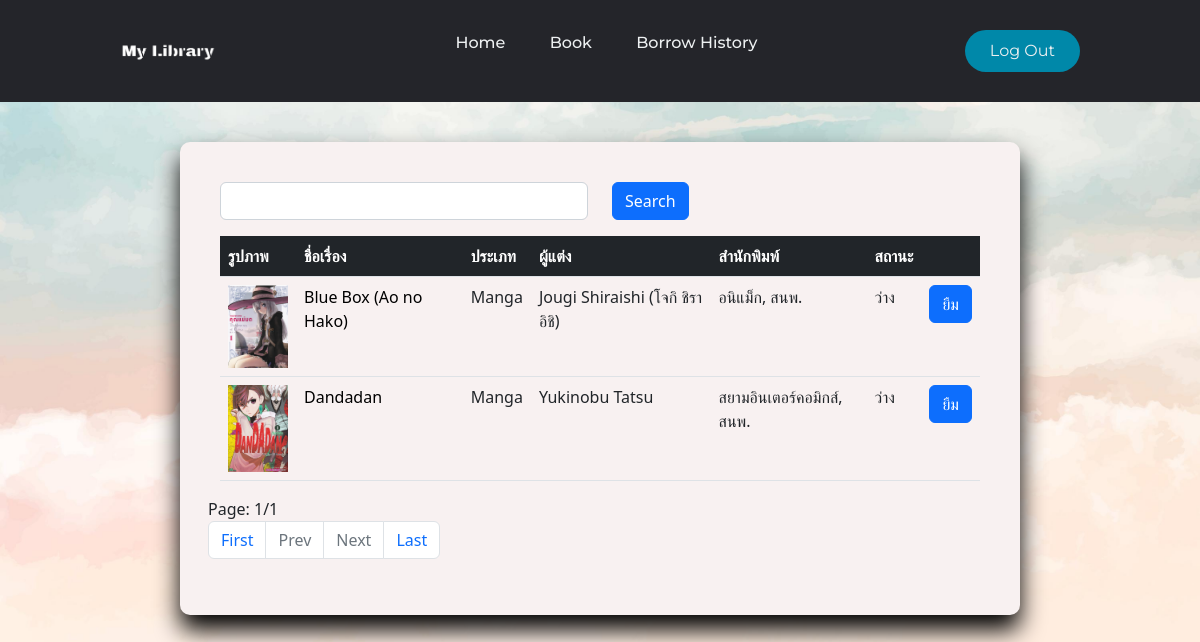
The page /user_book_list.php (signed in) on the database its author committed.
### tables this page shows
CREATE TABLE `book` (
  `bookID` varchar(5) NOT NULL,
  `bookIMG` varchar(255) NOT NULL,
  `bookName` varchar(255) NOT NULL,
  `bookTypeID` varchar(255) NOT NULL,
  `bookDescript` varchar(500) NOT NULL,
  `author` varchar(255) NOT NULL,
  `publisher` varchar(255) NOT NULL,
  `bstatusID` varchar(5) NOT NULL
);

CREATE TABLE `booktype` (
  `bookTypeID` varchar(255) NOT NULL,
  `bookTypeName` varchar(255) NOT NULL
);

CREATE TABLE `borrowstatus` (
  `bstatusID` varchar(5) NOT NULL,
  `bName` varchar(255) NOT NULL
);

### user_book_list.php (the view, shortened to what this page needs)
<?php
if (!$_SESSION["UserID"] || $_SESSION["statusmem"] != "MEMBER") {
    Header("Location: index.php");
} else {
?>
    <!DOCTYPE html>
    <html lang="en">
    <head>
        <link rel="stylesheet" href="assets/vendor/css/style.css">
        <link rel="stylesheet" href="assets/vendor/css/nav.css">
        <link href="https://cdn.jsdelivr.net/npm/bootstrap@5.2.2/dist/css/bootstrap.min.css" rel="stylesheet">
    </head>
    <body>
        <header class="navi">
            <a href="user_home.php"><img class="logo" src="assets/img/logo.png" alt="Logo"></a>
            <nav>
                <ul class="nav__links">
                    <li><a href="user_home.php">Home</a></li>
                    <li><a href="user_book_list.php">Book</a></li>
                    <li><a href="user_borrow.php">Borrow History</a></li>
                </ul>
            </nav>
            <a href="logout.php"><button>Log Out</button></a>
        </header>
        <div class="container ">
            <div class="wrapper">
                <div class="table-box">
                    <div class="row">
                        <form name="frmSearch" method="get" action="<?= $_SERVER['SCRIPT_NAME']; ?>">
                            <div class="row">
                                <div class="col-6">
                                    <input name="txtKeyword" class="form-control" type="text" id="txtKeyword" value="<?= $_GET["txtKeyword"] ?? ""; ?>">
                                </div>
                                <div class="col-6">
                                    <button type="submit" value="Search" class="btn btn-primary">Search</button>
                                </div>
                                <div class="col-12">
                                </div>
                            </div>
                        </form>
                        <?php
                        include 'connectdb.php';
                        if (isset($_GET['pageno'])) {
                            $pageno = $_GET['pageno'];
                        } else {
                            $pageno = 1;
                        }
                        $no_of_records_per_page = 3;
                        $offset = ($pageno - 1) * $no_of_records_per_page;
                        $text_keyword = $_GET['txtKeyword'] ?? "";
                        $total_pages_sql = "SELECT COUNT(*) FROM book  WHERE (bookName LIKE '%" . $text_keyword . "%' or author LIKE '%" . $text_keyword . "%')";
                        $result = mysqli_query($conn, $total_pages_sql);
                        $total_rows = mysqli_fetch_array($result)[0];
                        $total_pages = ceil($total_rows / $no_of_records_per_page);
                        $sql = " SELECT * FROM (book INNER JOIN borrowstatus ON book.bstatusID = borrowstatus.bstatusID INNER JOIN booktype ON book.bookTypeID = booktype.bookTypeID) WHERE (bookName LIKE '%" . $text_keyword . "%' or author LIKE '%" . $text_keyword . "%' or bookTypeName LIKE '%" . $text_keyword . "%' or publisher LIKE '%" . $text_keyword . "%') LIMIT $offset, $no_of_records_per_page ";
                        $res_data = mysqli_query($conn, $sql);
                        echo "<div class='table-responsive'>";
                        echo "<table class='table table-hover'>";
                        echo "<thead class='thead-dark'>";
                        echo "<tr class='bg-dark' style='color:White;'><th scope='col'>รูปภาพ</th>";
                        echo "<th scope='col'>ชื่อเรื่อง</th>";
                        echo "<th scope='col'> ประเภท </th>";
                        echo "<th scope='col'>ผู้แต่ง</th>";
                        echo "<th scope='col'>สำนักพิมพ์</th>";
                        echo "<th scope='col'>สถานะ</th>";
                        echo "<th scope='col'></th>";
                        echo "</tr>";
                        echo "</thead>";
                        while ($row = mysqli_fetch_array($res_data)) {
                            if ($row['bName'] == "ว่าง") {
                                $imageURL = 'assets/img/book/' . $row['bookIMG'];
                                echo "<tbody>";
                                echo "  <tr>";
                                echo "  <td><a href=user_book_detail.php?bookID=" . $row['bookID'] . "><img src='$imageURL'></a></td>";
                                echo "  <td><a style=text-decoration:none;color:Black; href=user_book_detail.php?bookID=" . $row['bookID'] . ">" . $row['bookName'] . "</a></td>";
                                echo "  <td>" . $row['bookTypeName'] . "</td>";
                                echo "  <td>" . $row['author'] . "</td>";
                                echo "  <td>" . $row['publisher'] . "</td>";
                                echo "  <td>" . $row['bName'] . "</td>";
                                echo "  <td><button class='btn btn-primary'><a style=text-decoration:none;color:White; href=add_borrow.php?bookID=" . $row['bookID'] . ">ยืม</a></button></td>";
                                echo "  </tr>";
                                echo "</tbody>";
                            }
                        }
                        echo "</table>";
                        echo "</div>";
                        ?>
                        <?php echo "Page: " . $pageno . "/" . $total_pages . "<br>"; ?>
                        <ul class="pagination mb-3">
                            <li class="page-item"><a class="page-link" href="?pageno=1">First</a></li>
                            <li class="page-item <?php if ($pageno <= 1) {
                                                        echo 'disabled';
                                                    } ?>"">
                <a class=" page-link" href="<?php if ($pageno <= 1) {
                                                echo '#';
                                            } else {
                                                echo "?pageno=" . ($pageno - 1);
                                            } ?>">Prev</a>
                            </li>
                            <li class="page-item <?php if ($pageno >= $total_pages) {
                                                        echo 'disabled';
                                                    } ?>">
                                <a class="page-link" href="<?php if ($pageno >= $total_pages) {
                                                                echo '#';
                                                            } else {
                                                                echo "?pageno=" . ($pageno + 1);
                                                            } ?>">Next</a>
                            </li>
                            <li class="page-item"><a class="page-link" href="?pageno=<?php echo $total_pages; ?>">Last</a></li>
                        </ul>
                    </div>
                </div>
            </div>
        </div>
    </body>
    </html>
<?php } ?>

### rows shown on the page
book: bookIMG (picture), bookName "Blue Box (Ao no Hako)", bookTypeID.bookTypeName "Manga", author "Jougi Shiraishi (โจกิ ชิราอิชิ)", publisher "อนิแม็ก, สนพ.", bstatusID.bName "ว่าง"
book: bookIMG (picture), bookName "Dandadan", bookTypeID.bookTypeName "Manga", author "Yukinobu Tatsu", publisher "สยามอินเตอร์คอมิกส์, สนพ.", bstatusID.bName "ว่าง"

### other values the page prints
$pageno "1"
$total_pages "1"
